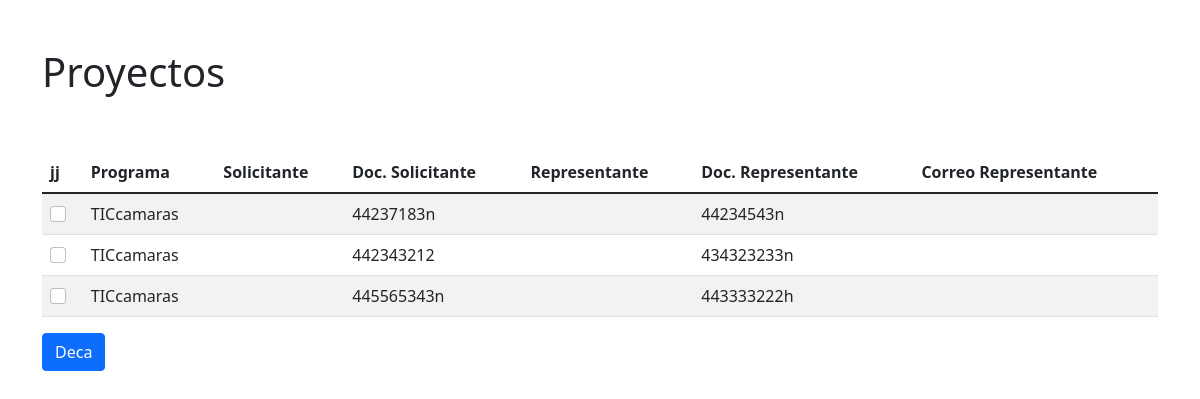
The app's page /, older data.
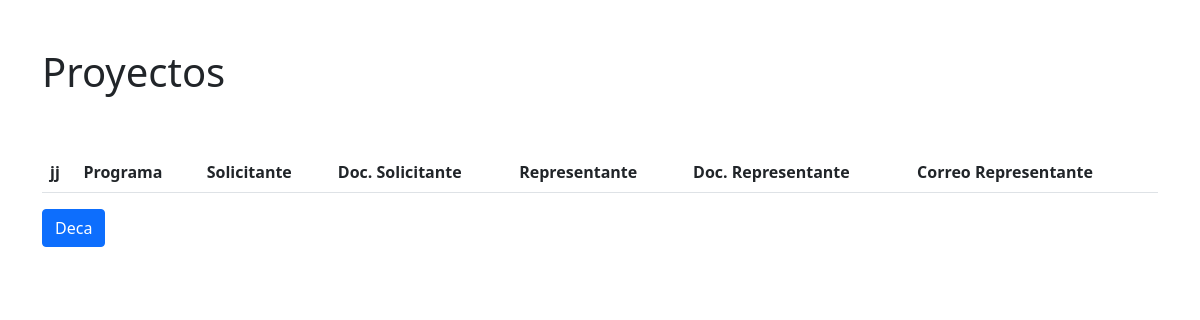
The same page, newer data.
### document/models.py (models this page shows, shortened)
class Project(models.Model):
    programa =  models.CharField(max_length=50)
    n_sorte =  models.CharField(max_length=50)
    consultora =  models.CharField(max_length=50)
    id_solicitud =  models.CharField(max_length=50)
    num_registro =  models.CharField(max_length=50)
    fecha_y_hora_registro =  models.CharField(max_length=50)
    fecha_y_hora_solicitud =  models.CharField(max_length=50)
    documento_solicitante =  models.CharField(max_length=50)
    nombre_solicitante =  models.CharField(max_length=50)
    provincia =  models.CharField(max_length=50)
    poblacion =  models.CharField(max_length=50)
    cp =  models.CharField(max_length=50)
    email =  models.CharField(max_length=50)
    direccion =  models.CharField(max_length=50)
    telefono_solicitante =  models.CharField(max_length=50)
    documento_representante =  models.CharField(max_length=50)
    nombre_representante =  models.CharField(max_length=50)
    cargo =  models.CharField(max_length=50)
    email_representante =  models.CharField(max_length=50)
    anno_actividad =  models.CharField(max_length=50)
    nuevo =  models.CharField(max_length=50)
    iae =  models.CharField(max_length=50)
    ss_ok =  models.CharField(max_length=50)
    aeat_ok =  models.CharField(max_length=50)
    cif_ok =  models.CharField(max_length=50)
    dni_ok =  models.CharField(max_length=50)
    escrituras_ok =  models.CharField(max_length=50)
    dec_responsable_ok =  models.CharField(max_length=50)
    fases = models.CharField(max_length=50)
    acta = models.CharField(max_length=50)
    r_admision = models.CharField(max_length=50)
    notificado = models.CharField(max_length=50)
    tratamiento_tecnico = models.CharField(max_length=50)
    dni_tecnico = models.CharField(max_length=50)
    tratamiento_representante = models.CharField(max_length=50)
    deca_firmado_ok = models.CharField(max_length=50)
    bitacora = models.CharField(max_length=50)
    fecha_documento_inicio_diagnostico = models.CharField(max_length=50)
    fecha_diagnostico = models.CharField(max_length=50)
    anexo_18_firmado = models.CharField(max_length=50)
    fecha_recepcion_presupuesto = models.CharField(max_length=50)
    fecha_envio_anexo_19 = models.CharField(max_length=50)
    envio_ppi = models.CharField(max_length=50)
    duracion_del_plan = models.CharField(max_length=50)
    encuesta_satisfaccion = models.CharField(max_length=50)                    # sobra repetido
    proyectos = models.CharField(max_length=50)
    descripcion_empresa = models.CharField(max_length=50)   # no usado ?
    pagina_web = models.CharField(max_length=50)            # no usado ?
    solicitud_cumplimentada_ok = models.CharField(max_length=50)
    domicilio_en_demarcacion_ok = models.CharField(max_length=50)
    condiciones_participacion = models.CharField(max_length=50)
    informacion_adicional_beneficiario_anexo_16 = models.CharField(max_length=50)
    fecha_registro_participacion_fase_i_anexo_18 = models.CharField(max_length=50)
    enviado_email_publicidad_ue = models.CharField(max_length=50)
    fecha_registro_participacion_en_fase_ii_anexo_19 = models.CharField(max_length=50)
    fecha_registro_servicio_seguimiento_fase_ii_anexo_20 = models.CharField(max_length=50)
    memoria_proyecto_y_cuestionario_anexo_21 = models.CharField(max_length=50)
    formulario_ccc_empresas_anexo_27 = models.CharField(max_length=50)
    facturas = models.CharField(max_length=50)
    orden_de_transferencia = models.CharField(max_length=50)
    extracto_bancario = models.CharField(max_length=50)
    evidencias_del_gasto = models.CharField(max_length=50)
    obligaciones_publicidad_ue = models.CharField(max_length=50)
    tecnico_diagnostico = models.CharField(max_length=50)
    importe_presupuestado = models.CharField(max_length=50)
    importe_subvencionado =  models.CharField(max_length=50)
    contador_secuencial_expendiente = models.CharField(max_length=50)
    num_expediente = models.CharField(max_length=50)
    empresa_innocamara = models.CharField(max_length=50)
    estado = models.CharField(max_length=50)
    entrevista  = models.CharField(max_length=50)
    fecha_informe_valoracion = models.CharField(max_length=50)
    fecha_resolucion  = models.CharField(max_length=50)
    fecha_convenido_deca_anexo_10 = models.CharField(max_length=50)
    tecnico_justificar = models.CharField(max_length=50)
    fecha_fin_fase_i = models.CharField(max_length=50)
    nivel_madurez = models.CharField(max_length=50)
    justificacion_diagnostico = models.CharField(max_length=50)
    fecha_inicio_fase_ii = models.CharField(max_length=50)
    segui_1 = models.CharField(max_length=50)
    segui_2 = models.CharField(max_length=50)
    segui_3 = models.CharField(max_length=50)
    segui_4 = models.CharField(max_length=50)
    segui_5 = models.CharField(max_length=50)
    class Meta:
        verbose_name = "Proyecto"
        verbose_name_plural = "Proyectos"

### ccprojectmngt/views.py (the view, shortened to what this page needs)
# urls.py: path('', HomeView.as_view(), name="home"),
class HomeView(TemplateView):
    template_name = "index.html"
    def get_context_data(self, **kwargs):
        context = super().get_context_data(**kwargs)
        context['projects'] = Project.objects.all()
        return context

### templates/index.html (shortened to what this page needs)
{% extends 'base.html' %}
{% block content %}
       <div class="row">
        <form action="." method="POST">
            <table class="table table-striped table-hover">
                <thead>
                    <tr>
                        <th scope="col">jj</th>
                        <th scope="col">Programa</th>
                        <th scope="col">Solicitante</th>
                        <th scope="col">Doc. Solicitante</th>
                        <th scope="col">Representante</th>
                        <th scope="col">Doc. Representante</th>
                        <th scope="col">Correo Representante</th>
                    </tr>
                </thead>
                <tbody>
                {% for project in projects %}
                    <tr>
                        <td><input class="form-check-input" type="checkbox" name="check{{ forloop.counter }}" value="{{ project.id }}" id="flexCheckDefault"></td>
                        <td>{{ project.programa }}</td>
                        <td>{{ project.nombre_solicitante }}</td>
                        <td>{{ project.documento_solicitante }}</td>
                        <td>{{ project.nombre_representante }}</td>
                        <td>{{ project.documento_representante }}</td>
                        <td>{{ project.email_representante }}</td>
                    </tr>
                {% endfor %}
                </tbody>
            </table>
            <div class="col-12">
                <button id="btnDeca" type="submit" class="btn btn-primary">Deca</button>
            </div>
        </form>
      </div>
{% endblock content %}

### templates/base.html (shortened to what this page needs)
<!doctype html>
<html lang="en">
  <head>
    <link href="https://cdn.jsdelivr.net/npm/bootstrap@5.1.1/dist/css/bootstrap.min.css" rel="stylesheet">
  </head>
  <body>
    <div class="container">
        <h1 class="py-5">Proyectos</h1>
        {% block content %}
        {% endblock content %}
    </div>
  </body>
</html>

Row changes from the older to the newer data that the page shows:
removed Project: programa "TICcamaras", documento_solicitante "44237183n", documento_representante "44234543n"
removed Project: programa "TICcamaras", documento_solicitante "442343212", documento_representante "434323233n"
removed Project: programa "TICcamaras", documento_solicitante "445565343n", documento_representante "443333222h"
